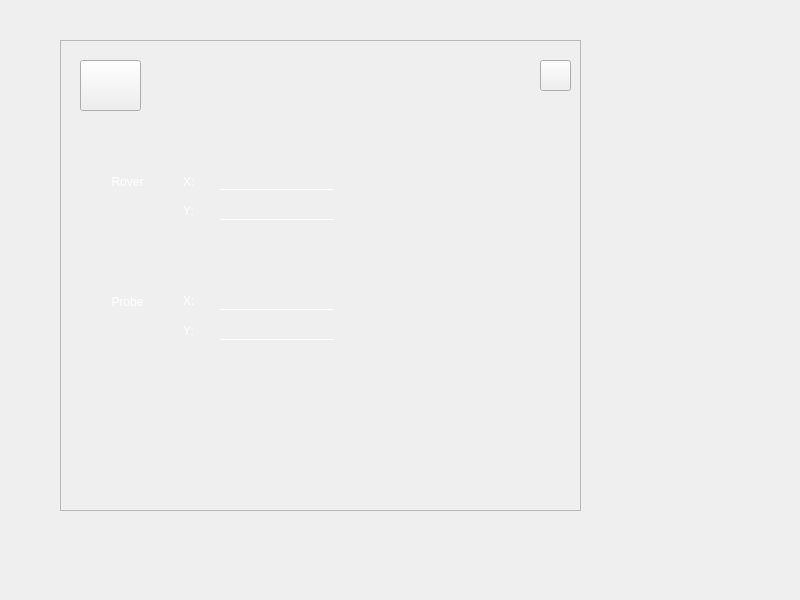
<?xml version="1.0" encoding="UTF-8"?>
<ui version="4.0">
 <class>Aufgabe2_MainWindow</class>
 <widget class="QMainWindow" name="Aufgabe2_MainWindow">
  <property name="geometry">
   <rect>
    <x>0</x>
    <y>0</y>
    <width>800</width>
    <height>600</height>
   </rect>
  </property>
  <property name="windowTitle">
   <string>MainWindow</string>
  </property>
  <widget class="QWidget" name="centralwidget">
   <widget class="QFrame" name="Aufgabe2_frame">
    <property name="geometry">
     <rect>
      <x>60</x>
      <y>40</y>
      <width>521</width>
      <height>471</height>
     </rect>
    </property>
    <property name="minimumSize">
     <size>
      <width>521</width>
      <height>431</height>
     </size>
    </property>
    <property name="styleSheet">
     <string notr="true">#Aufgabe2_frame{
	border-image: url(:/bg/icons/earth.jpg);
}</string>
    </property>
    <property name="frameShape">
     <enum>QFrame::StyledPanel</enum>
    </property>
    <property name="frameShadow">
     <enum>QFrame::Raised</enum>
    </property>
    <widget class="QPushButton" name="Aufgabe2_back_btn">
     <property name="geometry">
      <rect>
       <x>20</x>
       <y>20</y>
       <width>61</width>
       <height>51</height>
      </rect>
     </property>
     <property name="styleSheet">
      <string notr="true">border-image: url(:/bg/icons/arrow.png);</string>
     </property>
     <property name="text">
      <string/>
     </property>
    </widget>
    <widget class="QPushButton" name="pushButton">
     <property name="geometry">
      <rect>
       <x>480</x>
       <y>20</y>
       <width>31</width>
       <height>31</height>
      </rect>
     </property>
     <property name="styleSheet">
      <string notr="true">border-image: url(:/bg/icons/close.webp);</string>
     </property>
     <property name="text">
      <string/>
     </property>
    </widget>
    <widget class="QPushButton" name="sub_2">
     <property name="enabled">
      <bool>false</bool>
     </property>
     <property name="geometry">
      <rect>
       <x>360</x>
       <y>300</y>
       <width>141</width>
       <height>51</height>
      </rect>
     </property>
     <property name="styleSheet">
      <string notr="true">QPushButton{
	font: 13pt &quot;Lucida Calligraphy&quot;;
	color: rgb(255, 255, 255);
	border-radius:7px;
}
QPushButton:disabled {
	font: 13pt &quot;Lucida Calligraphy&quot;;
	color: rgba(255, 255, 255,0);
	border-radius:7px;
}
QPushButton:pressed{
	padding-top:5px;
    padding-left:5px
}
</string>
     </property>
     <property name="text">
      <string>Bestätigen</string>
     </property>
    </widget>
    <widget class="QPushButton" name="Rover_btn">
     <property name="geometry">
      <rect>
       <x>30</x>
       <y>130</y>
       <width>75</width>
       <height>23</height>
      </rect>
     </property>
     <property name="styleSheet">
      <string notr="true">QPushButton{
	font: 15pt &quot;Lucida Calligraphy&quot;;
	color: rgb(255, 255, 255);
	border-radius:7px;
}
QPushButton:pressed{
	padding-top:5px;
    padding-left:5px
}
</string>
     </property>
     <property name="text">
      <string>Rover</string>
     </property>
     <property name="checkable">
      <bool>true</bool>
     </property>
    </widget>
    <widget class="QPushButton" name="Probe_btn">
     <property name="geometry">
      <rect>
       <x>30</x>
       <y>250</y>
       <width>75</width>
       <height>23</height>
      </rect>
     </property>
     <property name="styleSheet">
      <string notr="true">QPushButton{
	font: 15pt &quot;Lucida Calligraphy&quot;;
	color: rgb(255, 255, 255);
	border-radius:7px;
}
QPushButton:pressed{
	padding-top:5px;
    padding-left:5px
}</string>
     </property>
     <property name="text">
      <string>Probe</string>
     </property>
     <property name="checkable">
      <bool>true</bool>
     </property>
    </widget>
    <widget class="QLabel" name="R_x_label">
     <property name="geometry">
      <rect>
       <x>123</x>
       <y>131</y>
       <width>31</width>
       <height>21</height>
      </rect>
     </property>
     <property name="styleSheet">
      <string notr="true">font: 15pt &quot;Lucida Calligraphy&quot;;
color: rgb(255, 255, 255);</string>
     </property>
     <property name="text">
      <string>X:</string>
     </property>
    </widget>
    <widget class="QLabel" name="R_y_label">
     <property name="geometry">
      <rect>
       <x>123</x>
       <y>160</y>
       <width>31</width>
       <height>21</height>
      </rect>
     </property>
     <property name="styleSheet">
      <string notr="true">font: 15pt &quot;Lucida Calligraphy&quot;;
color: rgb(255, 255, 255);</string>
     </property>
     <property name="text">
      <string>Y:</string>
     </property>
    </widget>
    <widget class="QLabel" name="P_x_label">
     <property name="geometry">
      <rect>
       <x>123</x>
       <y>250</y>
       <width>31</width>
       <height>21</height>
      </rect>
     </property>
     <property name="styleSheet">
      <string notr="true">font: 15pt &quot;Lucida Calligraphy&quot;;
color: rgb(255, 255, 255);</string>
     </property>
     <property name="text">
      <string>X:</string>
     </property>
    </widget>
    <widget class="QLabel" name="P_y_label">
     <property name="geometry">
      <rect>
       <x>123</x>
       <y>280</y>
       <width>31</width>
       <height>21</height>
      </rect>
     </property>
     <property name="styleSheet">
      <string notr="true">font: 15pt &quot;Lucida Calligraphy&quot;;
color: rgb(255, 255, 255);</string>
     </property>
     <property name="text">
      <string>Y:</string>
     </property>
    </widget>
    <widget class="QLineEdit" name="Rover_x">
     <property name="geometry">
      <rect>
       <x>160</x>
       <y>130</y>
       <width>113</width>
       <height>20</height>
      </rect>
     </property>
     <property name="styleSheet">
      <string notr="true">QLineEdit{
	font: 20pt &quot;Lucida Calligraphy&quot;;;
	color: rgb(255, 255, 255);
	background-color: rgba(255, 255, 255,0);
	border:none;
	border-bottom:1px solid white;
}</string>
     </property>
    </widget>
    <widget class="QLineEdit" name="Rover_y">
     <property name="geometry">
      <rect>
       <x>160</x>
       <y>160</y>
       <width>113</width>
       <height>20</height>
      </rect>
     </property>
     <property name="styleSheet">
      <string notr="true">QLineEdit{
	font: 20pt &quot;Lucida Calligraphy&quot;;;
	color: rgb(255, 255, 255);
	background-color: rgba(255, 255, 255,0);
	border:none;
	border-bottom:1px solid white;
}</string>
     </property>
    </widget>
    <widget class="QLineEdit" name="Probe_x">
     <property name="geometry">
      <rect>
       <x>160</x>
       <y>250</y>
       <width>113</width>
       <height>20</height>
      </rect>
     </property>
     <property name="styleSheet">
      <string notr="true">QLineEdit{
	font: 20pt &quot;Lucida Calligraphy&quot;;;
	color: rgb(255, 255, 255);
	background-color: rgba(255, 255, 255,0);
	border:none;
	border-bottom:1px solid white;
}</string>
     </property>
    </widget>
    <widget class="QLineEdit" name="Probe_y">
     <property name="geometry">
      <rect>
       <x>160</x>
       <y>280</y>
       <width>113</width>
       <height>20</height>
      </rect>
     </property>
     <property name="styleSheet">
      <string notr="true">QLineEdit{
	font: 20pt &quot;Lucida Calligraphy&quot;;;
	color: rgb(255, 255, 255);
	background-color: rgba(255, 255, 255,0);
	border:none;
	border-bottom:1px solid white;
}</string>
     </property>
    </widget>
   </widget>
  </widget>
 </widget>
 <resources>
  <include location="res33.qrc"/>
 </resources>
 <connections>
  <connection>
   <sender>pushButton</sender>
   <signal>clicked()</signal>
   <receiver>Aufgabe2_MainWindow</receiver>
   <slot>close()</slot>
   <hints>
    <hint type="sourcelabel">
     <x>555</x>
     <y>88</y>
    </hint>
    <hint type="destinationlabel">
     <x>636</x>
     <y>110</y>
    </hint>
   </hints>
  </connection>
 </connections>
 <slots>
  <slot>show_Rover_hide()</slot>
  <slot>show_Probe_hide()</slot>
 </slots>
</ui>
